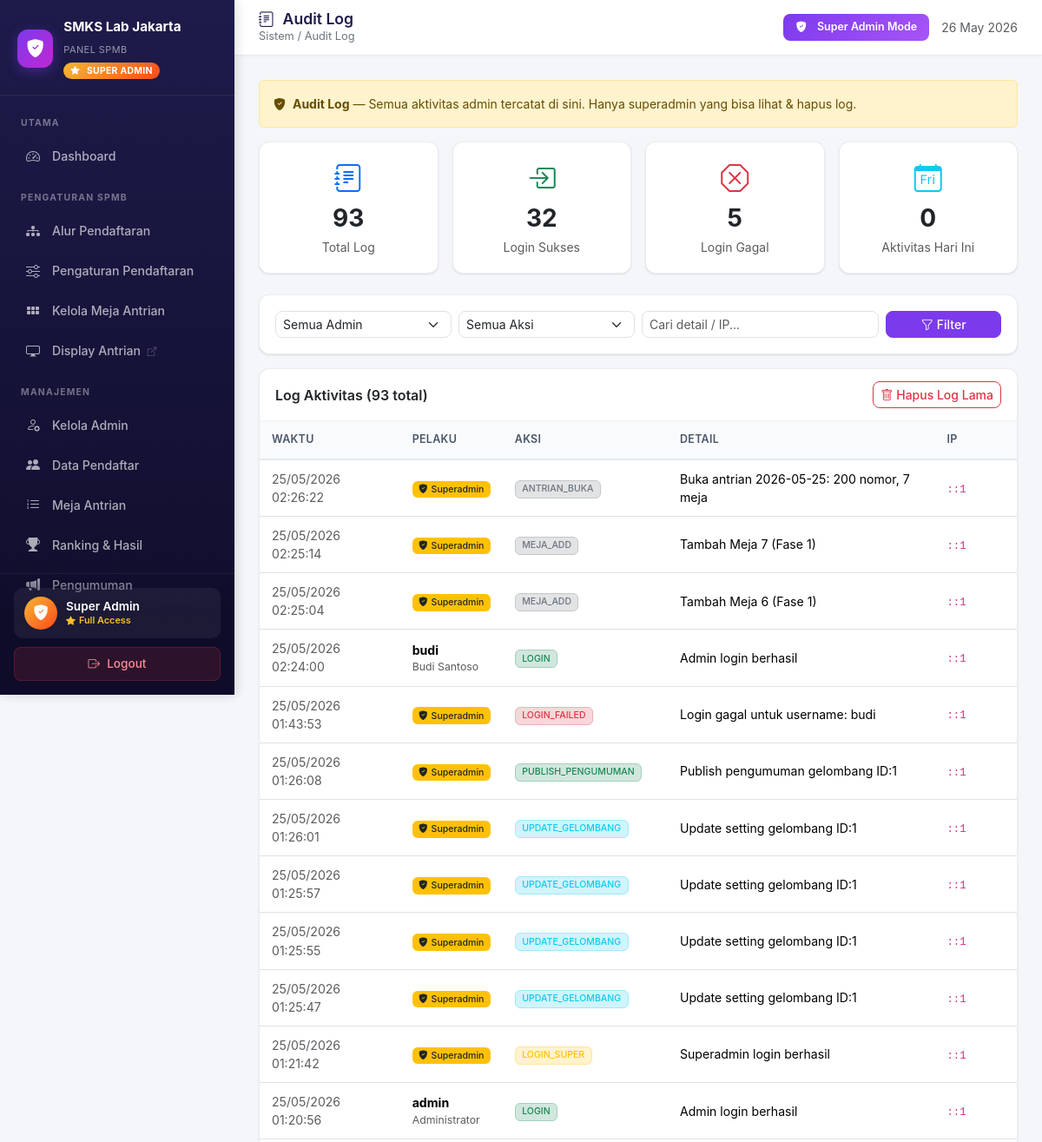
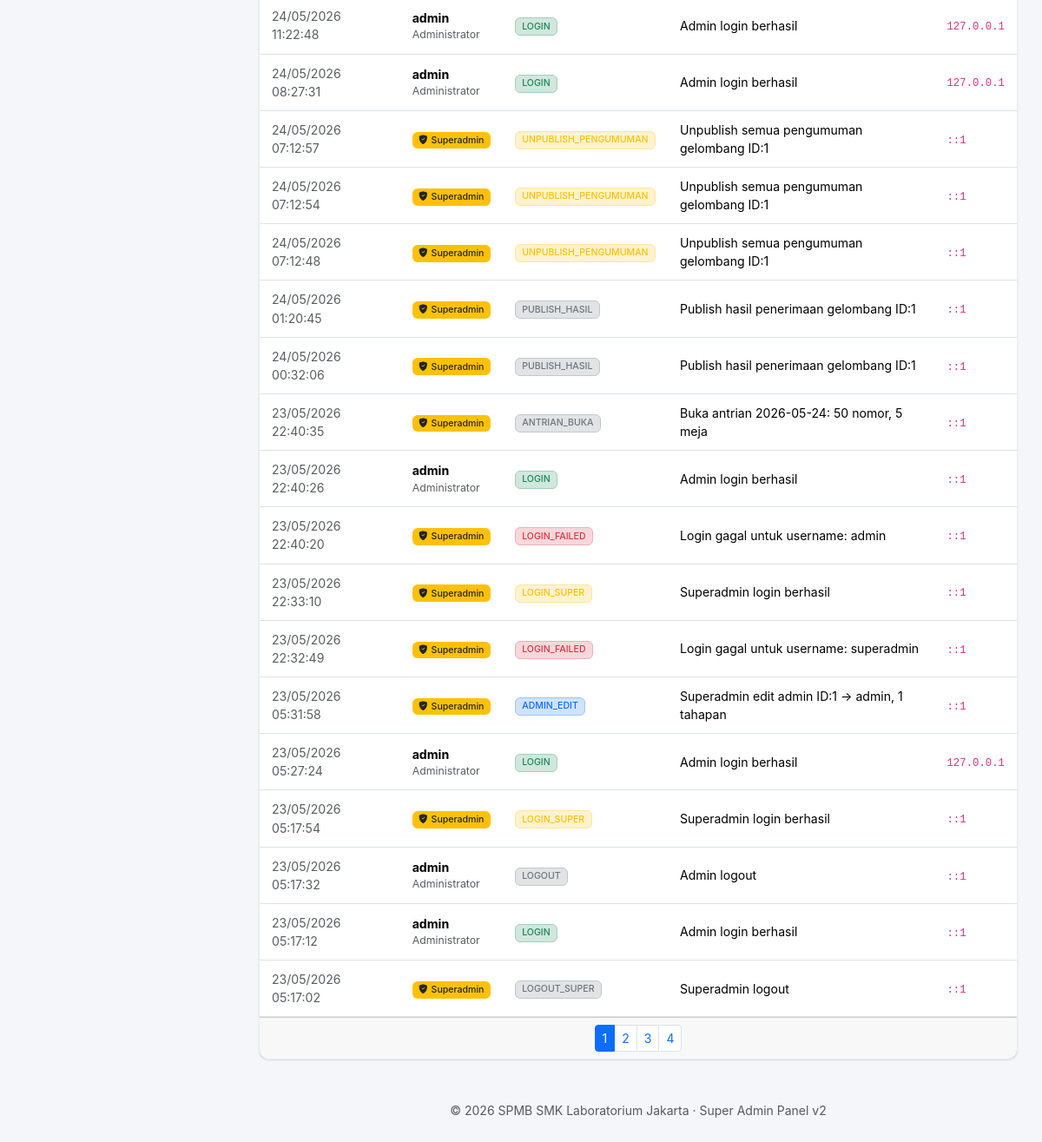
Screenshot of /superadmin_dashboard.php?page=audit_log (signed in) with the database file from the repository (2 pictures, top to bottom).
### tables this page shows
CREATE TABLE `admin_logs` (
  `id` int(11) NOT NULL,
  `admin_id` int(11) DEFAULT NULL,
  `action` varchar(100) NOT NULL,
  `details` text DEFAULT NULL,
  `ip_address` varchar(45) DEFAULT NULL,
  `created_at` timestamp NULL DEFAULT current_timestamp()
);

### admin/audit_log.php (the view, shortened to what this page needs)
<?php
$f_search = trim($_GET['q']   ?? '');
$where = ['1=1']; $params = [];
$where_sql = implode(' AND ', $where);
$page_num = max(1, (int)($_GET['p'] ?? 1));
$per = 30;
$offset = ($page_num - 1) * $per;
$total_stmt = $conn->prepare("SELECT COUNT(*) FROM admin_logs l WHERE $where_sql");
$total_stmt->execute($params);
$total = (int)$total_stmt->fetchColumn();
$pages = max(1, (int)ceil($total / $per));
$sql = "SELECT l.*, a.username, a.name AS admin_name
        FROM admin_logs l LEFT JOIN admins a ON l.admin_id=a.id
        WHERE $where_sql ORDER BY l.created_at DESC LIMIT $per OFFSET $offset";
$stmt = $conn->prepare($sql);
$stmt->execute($params);
$logs = $stmt->fetchAll();
$stats = $conn->query("SELECT action, COUNT(*) AS n FROM admin_logs GROUP BY action ORDER BY n DESC")->fetchAll();
$action_colors = [
    'LOGIN'           => 'success',
    'LOGIN_SUPER'     => 'warning',
    'LOGIN_FAILED'    => 'danger',
    'LOGOUT'          => 'secondary',
    'LOGOUT_SUPER'    => 'secondary',
    'CHANGE_PASSWORD' => 'info',
    'ADMIN_CREATE'    => 'primary',
    'ADMIN_EDIT'      => 'primary',
    'ADMIN_DELETE'    => 'danger',
    'ADMIN_RESET_PWD' => 'warning',
    'EXPORT_CSV'      => 'info',
    'UPDATE_GELOMBANG'=> 'info',
    'PUBLISH_PENGUMUMAN'  => 'success',
    'UNPUBLISH_PENGUMUMAN'=> 'warning',
    'PROSES_PENERIMAAN'   => 'success',
    'LOG_CLEAR'       => 'dark',
];
?>
<div class="alert alert-warning small mb-3">
    <i class="bi bi-shield-fill-check me-1"></i>
    <strong>Audit Log</strong> — Semua aktivitas admin tercatat di sini. Hanya superadmin yang bisa lihat & hapus log.
</div>
<div class="row g-3 mb-4">
    <div class="col-md-3">
        <div class="card"><div class="card-body text-center">
            <i class="bi bi-journal-text text-primary fs-2"></i>
            <div class="fs-3 fw-bold"><?= number_format(array_sum(array_column($stats,'n'))) ?></div>
            <small class="text-muted">Total Log</small>
        </div></div>
    </div>
    <?php
    $login_count  = (int)$conn->query("SELECT COUNT(*) FROM admin_logs WHERE action IN ('LOGIN','LOGIN_SUPER')")->fetchColumn();
    $failed_count = (int)$conn->query("SELECT COUNT(*) FROM admin_logs WHERE action='LOGIN_FAILED'")->fetchColumn();
    $today_count  = (int)$conn->query("SELECT COUNT(*) FROM admin_logs WHERE DATE(created_at)=CURDATE()")->fetchColumn();
    ?>
    <div class="col-md-3"><div class="card"><div class="card-body text-center">
        <i class="bi bi-box-arrow-in-right text-success fs-2"></i>
        <div class="fs-3 fw-bold"><?= $login_count ?></div>
        <small class="text-muted">Login Sukses</small>
    </div></div></div>
    <div class="col-md-3"><div class="card"><div class="card-body text-center">
        <i class="bi bi-x-octagon text-danger fs-2"></i>
        <div class="fs-3 fw-bold"><?= $failed_count ?></div>
        <small class="text-muted">Login Gagal</small>
    </div></div></div>
    <div class="col-md-3"><div class="card"><div class="card-body text-center">
        <i class="bi bi-calendar-day text-info fs-2"></i>
        <div class="fs-3 fw-bold"><?= $today_count ?></div>
        <small class="text-muted">Aktivitas Hari Ini</small>
    </div></div></div>
</div>
<div class="card mb-3">
    <div class="card-body">
        <form method="GET" class="row g-2">
            <div class="col-md-3">
                <select name="f_admin" class="form-select form-select-sm">
                    <option value="">Semua Admin</option>
                </select>
            </div>
            <div class="col-md-3">
                <select name="f_action" class="form-select form-select-sm">
                    <option value="">Semua Aksi</option>
                </select>
            </div>
            <div class="col-md-4">
                <input type="text" name="q" value="<?= htmlspecialchars($f_search) ?>" class="form-control form-control-sm" placeholder="Cari detail / IP...">
            </div>
            <div class="col-md-2">
                <button class="btn btn-sm btn-primary w-100"><i class="bi bi-funnel me-1"></i>Filter</button>
            </div>
        </form>
    </div>
</div>
<div class="card">
    <div class="card-header d-flex justify-content-between align-items-center">
        <span>Log Aktivitas (<?= $total ?> total)</span>
        <button class="btn btn-sm btn-outline-danger" data-bs-toggle="modal" data-bs-target="#modalClear">
            <i class="bi bi-trash me-1"></i>Hapus Log Lama
        </button>
    </div>
    <div class="card-body p-0">
    <div class="table-responsive">
    <table class="table table-hover small mb-0">
        <thead>
            <tr>
                <th>Waktu</th>
                <th>Pelaku</th>
                <th>Aksi</th>
                <th>Detail</th>
                <th>IP</th>
            </tr>
        </thead>
        <tbody>
        <?php if (empty($logs)): ?>
            <tr><td colspan="5" class="text-center py-4 text-muted">
                <i class="bi bi-inbox fs-2 d-block mb-2 opacity-50"></i>Tidak ada log.
            </td></tr>
        <?php else: foreach ($logs as $l):
            $color = $action_colors[$l['action']] ?? 'secondary';
            $is_super_log = empty($l['admin_id']);
        ?>
            <tr>
                <td class="text-muted"><?= date('d/m/Y H:i:s', strtotime($l['created_at'])) ?></td>
                <td>
                    <?php if ($is_super_log): ?>
                        <span class="badge bg-warning text-dark"><i class="bi bi-shield-fill-check me-1"></i>Superadmin</span>
                    <?php else: ?>
                        <strong><?= htmlspecialchars($l['username'] ?? '?') ?></strong>
                        <small class="text-muted d-block"><?= htmlspecialchars($l['admin_name'] ?? '') ?></small>
                    <?php endif; ?>
                </td>
                <td><span class="badge bg-<?= $color ?>-subtle text-<?= $color ?> border border-<?= $color ?>-subtle"><?= htmlspecialchars($l['action']) ?></span></td>
                <td><?= htmlspecialchars($l['details']) ?></td>
                <td><code class="small"><?= htmlspecialchars($l['ip_address']) ?></code></td>
            </tr>
        <?php endforeach; endif; ?>
        </tbody>
    </table>
    </div>
    </div>
    <?php if ($pages > 1): ?>
    <div class="card-footer">
        <nav><ul class="pagination pagination-sm justify-content-center mb-0">
            <?php for ($i = 1; $i <= min($pages, 10); $i++):
                $qs = $_GET; $qs['p'] = $i; ?>
                <li class="page-item <?= $i==$page_num?'active':'' ?>">
                    <a class="page-link" href="?<?= http_build_query($qs) ?>"><?= $i ?></a>
                </li>
            <?php endfor; ?>
        </ul></nav>
    </div>
    <?php endif; ?>
</div>

### superadmin_dashboard.php (style rules this page uses)
:root { --sidebar-w: 270px; --primary: #7c3aed; --primary-dark: #5b21b6; --primary-light: #ede9fe; --sidebar-bg: linear-gradient(180deg, #1e1b4b 0%, #0f0c29 100%); --bg: #f4f6f9; --card-shadow: 0 1px 3px rgba(0,0,0,.05), 0 1px 2px rgba(0,0,0,.06); }
* { font-family: -apple-system, BlinkMacSystemFont, 'Segoe UI', 'Inter', sans-serif; }
body { background: var(--bg); color: #2d3748; }
.card { border: 1px solid #eaedf0; border-radius: 12px; box-shadow: var(--card-shadow); will-change: auto; }
.card-header { background: #fff; border-bottom: 1px solid #f0f3f5; font-weight: 600; padding: 14px 18px; border-radius: 12px 12px 0 0 !important; }
.card-body { padding: 18px; }
.btn { font-weight: 500; border-radius: 8px; }
.btn-primary { background: var(--primary); border-color: var(--primary); }
.form-control, .form-select { border-radius: 8px; border-color: #dde2e7; }
.table { font-size: .88rem; }
.table thead th { background: #f8fafc; color: #4a5568; font-weight: 600; font-size: .78rem; text-transform: uppercase; letter-spacing: .3px; border-bottom: 2px solid #e2e8f0; padding: 12px 14px; }
.table tbody td { padding: 11px 14px; vertical-align: middle; }
.badge { font-weight: 500; padding: .4em .7em; }

### rows the page displays
admin_logs: created_at "25/05/2026 02:26:22", shows "Superadmin", action "ANTRIAN_BUKA", details "Buka antrian 2026-05-25: 200 nomor, 7 meja", ip_address "::1"
admin_logs: created_at "25/05/2026 02:25:14", shows "Superadmin", action "MEJA_ADD", details "Tambah Meja 7 (Fase 1)", ip_address "::1"
admin_logs: created_at "25/05/2026 02:25:04", shows "Superadmin", action "MEJA_ADD", details "Tambah Meja 6 (Fase 1)", ip_address "::1"
admin_logs: created_at "25/05/2026 02:24:00", admin.username "budi", admin.name "Budi Santoso", action "LOGIN", details "Admin login berhasil", ip_address "::1"
admin_logs: created_at "25/05/2026 01:43:53", shows "Superadmin", action "LOGIN_FAILED", details "Login gagal untuk username: budi", ip_address "::1"
admin_logs: created_at "25/05/2026 01:26:08", shows "Superadmin", action "PUBLISH_PENGUMUMAN", details "Publish pengumuman gelombang ID:1", ip_address "::1"
admin_logs: created_at "25/05/2026 01:26:01", shows "Superadmin", action "UPDATE_GELOMBANG", details "Update setting gelombang ID:1", ip_address "::1"
admin_logs: created_at "25/05/2026 01:25:57", shows "Superadmin", action "UPDATE_GELOMBANG", details "Update setting gelombang ID:1", ip_address "::1"
admin_logs: created_at "25/05/2026 01:25:55", shows "Superadmin", action "UPDATE_GELOMBANG", details "Update setting gelombang ID:1", ip_address "::1"
admin_logs: created_at "25/05/2026 01:25:47", shows "Superadmin", action "UPDATE_GELOMBANG", details "Update setting gelombang ID:1", ip_address "::1"
admin_logs: created_at "25/05/2026 01:21:42", shows "Superadmin", action "LOGIN_SUPER", details "Superadmin login berhasil", ip_address "::1"
admin_logs: created_at "25/05/2026 01:20:56", admin.username "admin", admin.name "Administrator", action "LOGIN", details "Admin login berhasil", ip_address "::1"
admin_logs: created_at "24/05/2026 11:22:48", admin.username "admin", admin.name "Administrator", action "LOGIN", details "Admin login berhasil", ip_address "127.0.0.1"
admin_logs: created_at "24/05/2026 08:27:31", admin.username "admin", admin.name "Administrator", action "LOGIN", details "Admin login berhasil", ip_address "127.0.0.1"
admin_logs: created_at "24/05/2026 07:12:57", shows "Superadmin", action "UNPUBLISH_PENGUMUMAN", details "Unpublish semua pengumuman gelombang ID:1", ip_address "::1"
admin_logs: created_at "24/05/2026 07:12:54", shows "Superadmin", action "UNPUBLISH_PENGUMUMAN", details "Unpublish semua pengumuman gelombang ID:1", ip_address "::1"
admin_logs: created_at "24/05/2026 07:12:48", shows "Superadmin", action "UNPUBLISH_PENGUMUMAN", details "Unpublish semua pengumuman gelombang ID:1", ip_address "::1"
admin_logs: created_at "24/05/2026 01:20:45", shows "Superadmin", action "PUBLISH_HASIL", details "Publish hasil penerimaan gelombang ID:1", ip_address "::1"
admin_logs: created_at "24/05/2026 00:32:06", shows "Superadmin", action "PUBLISH_HASIL", details "Publish hasil penerimaan gelombang ID:1", ip_address "::1"
admin_logs: created_at "23/05/2026 22:40:35", shows "Superadmin", action "ANTRIAN_BUKA", details "Buka antrian 2026-05-24: 50 nomor, 5 meja", ip_address "::1"
admin_logs: created_at "23/05/2026 22:40:26", admin.username "admin", admin.name "Administrator", action "LOGIN", details "Admin login berhasil", ip_address "::1"
admin_logs: created_at "23/05/2026 22:40:20", shows "Superadmin", action "LOGIN_FAILED", details "Login gagal untuk username: admin", ip_address "::1"
admin_logs: created_at "23/05/2026 22:33:10", shows "Superadmin", action "LOGIN_SUPER", details "Superadmin login berhasil", ip_address "::1"
admin_logs: created_at "23/05/2026 22:32:49", shows "Superadmin", action "LOGIN_FAILED", details "Login gagal untuk username: superadmin", ip_address "::1"
admin_logs: created_at "23/05/2026 05:31:58", shows "Superadmin", action "ADMIN_EDIT", details "Superadmin edit admin ID:1 → admin, 1 tahapan", ip_address "::1"
admin_logs: created_at "23/05/2026 05:27:24", admin.username "admin", admin.name "Administrator", action "LOGIN", details "Admin login berhasil", ip_address "127.0.0.1"
admin_logs: created_at "23/05/2026 05:17:54", shows "Superadmin", action "LOGIN_SUPER", details "Superadmin login berhasil", ip_address "::1"
admin_logs: created_at "23/05/2026 05:17:32", admin.username "admin", admin.name "Administrator", action "LOGOUT", details "Admin logout", ip_address "::1"
admin_logs: created_at "23/05/2026 05:17:12", admin.username "admin", admin.name "Administrator", action "LOGIN", details "Admin login berhasil", ip_address "::1"
admin_logs: created_at "23/05/2026 05:17:02", shows "Superadmin", action "LOGOUT_SUPER", details "Superadmin logout", ip_address "::1"

### other values shown
$group "UTAMA"
$info['label'] "Dashboard"
$group "PENGATURAN SPMB"
$info['label'] "Alur Pendaftaran"
$info['label'] "Pengaturan Pendaftaran"
$info['label'] "Kelola Meja Antrian"
$info['label'] "Display Antrian"
$group "MANAJEMEN"
$info['label'] "Kelola Admin"
$info['label'] "Data Pendaftar"
$info['label'] "Meja Antrian"
$info['label'] "Ranking & Hasil"
$info['label'] "Pengumuman"
$info['label'] "Konten Website"
$pages[$page]['label'] "Audit Log"
